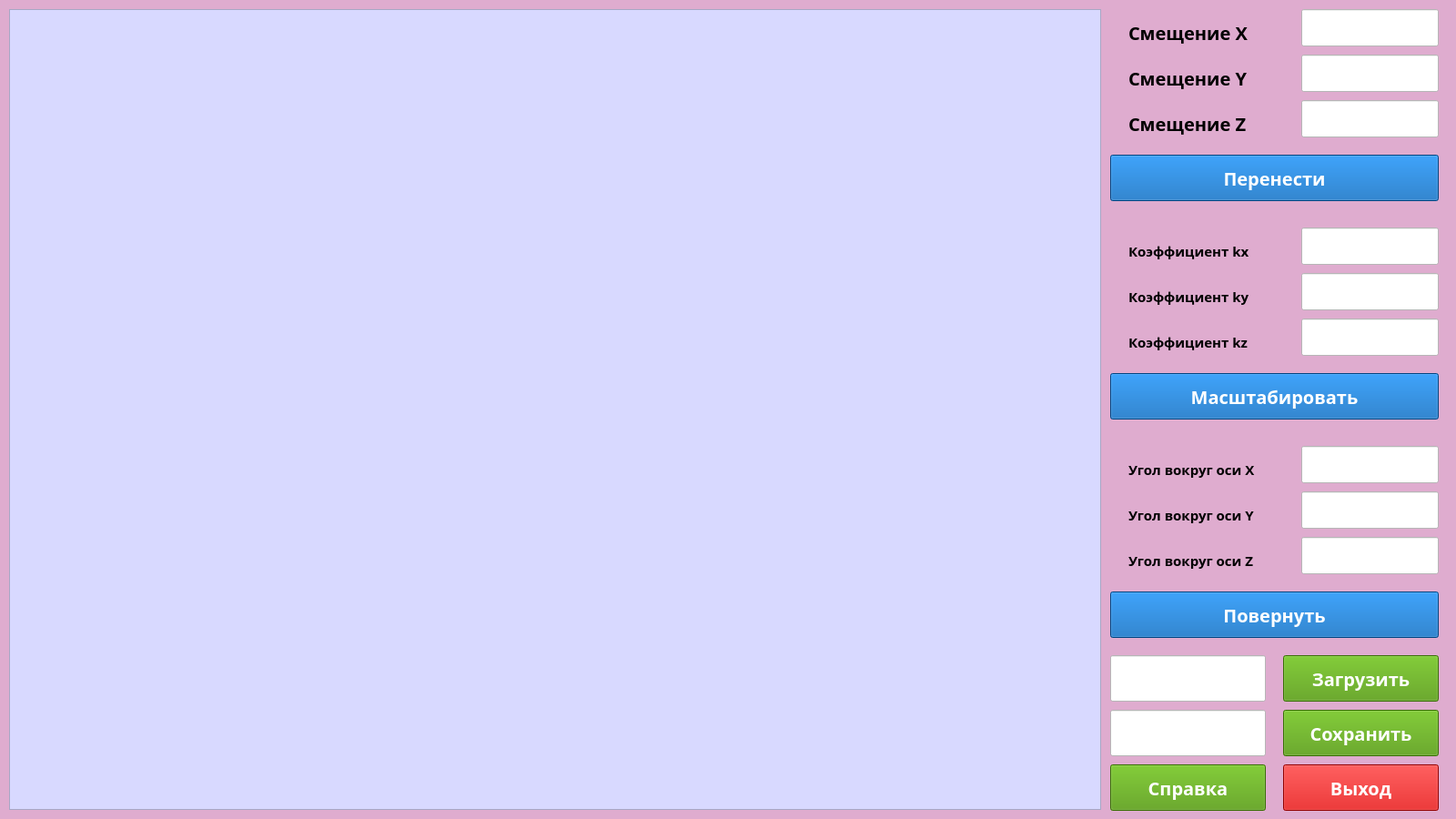
<?xml version="1.0" encoding="UTF-8"?>
<ui version="4.0">
 <class>MainWindow</class>
 <widget class="QMainWindow" name="MainWindow">
  <property name="geometry">
   <rect>
    <x>0</x>
    <y>0</y>
    <width>1600</width>
    <height>900</height>
   </rect>
  </property>
  <property name="windowTitle">
   <string>MainWindow</string>
  </property>
  <property name="styleSheet">
   <string notr="true">background-color: rgb(223, 172, 207);</string>
  </property>
  <widget class="QWidget" name="centralwidget">
   <widget class="QGraphicsView" name="canvas">
    <property name="geometry">
     <rect>
      <x>10</x>
      <y>10</y>
      <width>1200</width>
      <height>880</height>
     </rect>
    </property>
    <property name="styleSheet">
     <string notr="true">background-color: rgb(216, 217, 255);</string>
    </property>
   </widget>
   <widget class="QPushButton" name="exit_btn">
    <property name="geometry">
     <rect>
      <x>1410</x>
      <y>840</y>
      <width>171</width>
      <height>51</height>
     </rect>
    </property>
    <property name="font">
     <font>
      <family>KacstTitle</family>
      <pointsize>15</pointsize>
      <weight>75</weight>
      <bold>true</bold>
     </font>
    </property>
    <property name="styleSheet">
     <string notr="true">background-color: rgb(204, 0, 0);
color: rgb(255, 255, 255);</string>
    </property>
    <property name="text">
     <string>Выход</string>
    </property>
   </widget>
   <widget class="QPushButton" name="save_btn">
    <property name="geometry">
     <rect>
      <x>1410</x>
      <y>780</y>
      <width>171</width>
      <height>51</height>
     </rect>
    </property>
    <property name="font">
     <font>
      <family>KacstTitle</family>
      <pointsize>15</pointsize>
      <weight>75</weight>
      <bold>true</bold>
     </font>
    </property>
    <property name="styleSheet">
     <string notr="true">background-color: rgb(78, 154, 6);
color: rgb(255, 255, 255);</string>
    </property>
    <property name="text">
     <string>Сохранить</string>
    </property>
   </widget>
   <widget class="QPushButton" name="info_btn">
    <property name="geometry">
     <rect>
      <x>1220</x>
      <y>840</y>
      <width>171</width>
      <height>51</height>
     </rect>
    </property>
    <property name="font">
     <font>
      <family>KacstTitle</family>
      <pointsize>15</pointsize>
      <weight>75</weight>
      <bold>true</bold>
     </font>
    </property>
    <property name="styleSheet">
     <string notr="true">background-color: rgb(78, 154, 6);
color: rgb(255, 255, 255);</string>
    </property>
    <property name="text">
     <string>Справка</string>
    </property>
   </widget>
   <widget class="QPushButton" name="load_btn">
    <property name="geometry">
     <rect>
      <x>1410</x>
      <y>720</y>
      <width>171</width>
      <height>51</height>
     </rect>
    </property>
    <property name="font">
     <font>
      <family>KacstTitle</family>
      <pointsize>15</pointsize>
      <weight>75</weight>
      <bold>true</bold>
     </font>
    </property>
    <property name="styleSheet">
     <string notr="true">background-color: rgb(78, 154, 6);
color: rgb(255, 255, 255);</string>
    </property>
    <property name="text">
     <string>Загрузить</string>
    </property>
   </widget>
   <widget class="QPushButton" name="rotate_btn">
    <property name="geometry">
     <rect>
      <x>1220</x>
      <y>650</y>
      <width>361</width>
      <height>51</height>
     </rect>
    </property>
    <property name="font">
     <font>
      <family>KacstTitle</family>
      <pointsize>15</pointsize>
      <weight>75</weight>
      <bold>true</bold>
     </font>
    </property>
    <property name="styleSheet">
     <string notr="true">background-color: rgb(0, 95, 180);
color: rgb(255, 255, 255);</string>
    </property>
    <property name="text">
     <string>Повернуть</string>
    </property>
   </widget>
   <widget class="QPushButton" name="scale_btn">
    <property name="geometry">
     <rect>
      <x>1220</x>
      <y>410</y>
      <width>361</width>
      <height>51</height>
     </rect>
    </property>
    <property name="font">
     <font>
      <family>KacstTitle</family>
      <pointsize>15</pointsize>
      <weight>75</weight>
      <bold>true</bold>
     </font>
    </property>
    <property name="styleSheet">
     <string notr="true">background-color: rgb(0, 95, 180);
color: rgb(255, 255, 255);</string>
    </property>
    <property name="text">
     <string>Масштабировать</string>
    </property>
   </widget>
   <widget class="QPushButton" name="move_btn">
    <property name="geometry">
     <rect>
      <x>1220</x>
      <y>170</y>
      <width>361</width>
      <height>51</height>
     </rect>
    </property>
    <property name="font">
     <font>
      <family>KacstTitle</family>
      <pointsize>15</pointsize>
      <weight>75</weight>
      <bold>true</bold>
     </font>
    </property>
    <property name="styleSheet">
     <string notr="true">background-color: rgb(0, 95, 180);
color: rgb(255, 255, 255);</string>
    </property>
    <property name="text">
     <string>Перенести</string>
    </property>
   </widget>
   <widget class="QLineEdit" name="entry_dx">
    <property name="geometry">
     <rect>
      <x>1430</x>
      <y>10</y>
      <width>151</width>
      <height>41</height>
     </rect>
    </property>
    <property name="font">
     <font>
      <pointsize>15</pointsize>
     </font>
    </property>
    <property name="styleSheet">
     <string notr="true">background-color: rgb(255, 255, 255);</string>
    </property>
   </widget>
   <widget class="QLineEdit" name="entry_dy">
    <property name="geometry">
     <rect>
      <x>1430</x>
      <y>60</y>
      <width>151</width>
      <height>41</height>
     </rect>
    </property>
    <property name="font">
     <font>
      <pointsize>15</pointsize>
     </font>
    </property>
    <property name="styleSheet">
     <string notr="true">background-color: rgb(255, 255, 255);</string>
    </property>
   </widget>
   <widget class="QLineEdit" name="entry_dz">
    <property name="geometry">
     <rect>
      <x>1430</x>
      <y>110</y>
      <width>151</width>
      <height>41</height>
     </rect>
    </property>
    <property name="font">
     <font>
      <pointsize>15</pointsize>
     </font>
    </property>
    <property name="styleSheet">
     <string notr="true">background-color: rgb(255, 255, 255);</string>
    </property>
   </widget>
   <widget class="QLineEdit" name="entry_kx">
    <property name="geometry">
     <rect>
      <x>1430</x>
      <y>250</y>
      <width>151</width>
      <height>41</height>
     </rect>
    </property>
    <property name="font">
     <font>
      <pointsize>15</pointsize>
     </font>
    </property>
    <property name="styleSheet">
     <string notr="true">background-color: rgb(255, 255, 255);</string>
    </property>
   </widget>
   <widget class="QLineEdit" name="entry_kz">
    <property name="geometry">
     <rect>
      <x>1430</x>
      <y>350</y>
      <width>151</width>
      <height>41</height>
     </rect>
    </property>
    <property name="font">
     <font>
      <pointsize>15</pointsize>
     </font>
    </property>
    <property name="styleSheet">
     <string notr="true">background-color: rgb(255, 255, 255);</string>
    </property>
   </widget>
   <widget class="QLineEdit" name="entry_ky">
    <property name="geometry">
     <rect>
      <x>1430</x>
      <y>300</y>
      <width>151</width>
      <height>41</height>
     </rect>
    </property>
    <property name="font">
     <font>
      <pointsize>15</pointsize>
     </font>
    </property>
    <property name="styleSheet">
     <string notr="true">background-color: rgb(255, 255, 255);</string>
    </property>
   </widget>
   <widget class="QLineEdit" name="entry_thx">
    <property name="geometry">
     <rect>
      <x>1430</x>
      <y>490</y>
      <width>151</width>
      <height>41</height>
     </rect>
    </property>
    <property name="font">
     <font>
      <pointsize>15</pointsize>
     </font>
    </property>
    <property name="styleSheet">
     <string notr="true">background-color: rgb(255, 255, 255);</string>
    </property>
   </widget>
   <widget class="QLineEdit" name="entry_thz">
    <property name="geometry">
     <rect>
      <x>1430</x>
      <y>590</y>
      <width>151</width>
      <height>41</height>
     </rect>
    </property>
    <property name="font">
     <font>
      <pointsize>15</pointsize>
     </font>
    </property>
    <property name="styleSheet">
     <string notr="true">background-color: rgb(255, 255, 255);</string>
    </property>
   </widget>
   <widget class="QLineEdit" name="entry_thy">
    <property name="geometry">
     <rect>
      <x>1430</x>
      <y>540</y>
      <width>151</width>
      <height>41</height>
     </rect>
    </property>
    <property name="font">
     <font>
      <pointsize>15</pointsize>
     </font>
    </property>
    <property name="styleSheet">
     <string notr="true">background-color: rgb(255, 255, 255);</string>
    </property>
   </widget>
   <widget class="QLabel" name="label_dx">
    <property name="geometry">
     <rect>
      <x>1240</x>
      <y>20</y>
      <width>151</width>
      <height>31</height>
     </rect>
    </property>
    <property name="font">
     <font>
      <family>KacstTitle</family>
      <pointsize>15</pointsize>
      <weight>75</weight>
      <bold>true</bold>
     </font>
    </property>
    <property name="text">
     <string>Смещение Х</string>
    </property>
   </widget>
   <widget class="QLabel" name="label_dy">
    <property name="geometry">
     <rect>
      <x>1240</x>
      <y>70</y>
      <width>151</width>
      <height>31</height>
     </rect>
    </property>
    <property name="font">
     <font>
      <family>KacstTitle</family>
      <pointsize>15</pointsize>
      <weight>75</weight>
      <bold>true</bold>
     </font>
    </property>
    <property name="text">
     <string>Смещение Y</string>
    </property>
   </widget>
   <widget class="QLabel" name="label_dz">
    <property name="geometry">
     <rect>
      <x>1240</x>
      <y>120</y>
      <width>151</width>
      <height>31</height>
     </rect>
    </property>
    <property name="font">
     <font>
      <family>KacstTitle</family>
      <pointsize>15</pointsize>
      <weight>75</weight>
      <bold>true</bold>
     </font>
    </property>
    <property name="text">
     <string>Смещение Z</string>
    </property>
   </widget>
   <widget class="QLabel" name="label_kx">
    <property name="geometry">
     <rect>
      <x>1240</x>
      <y>260</y>
      <width>151</width>
      <height>31</height>
     </rect>
    </property>
    <property name="font">
     <font>
      <family>KacstTitle</family>
      <pointsize>11</pointsize>
      <weight>75</weight>
      <bold>true</bold>
     </font>
    </property>
    <property name="text">
     <string>Коэффициент kx</string>
    </property>
   </widget>
   <widget class="QLabel" name="label_ky">
    <property name="geometry">
     <rect>
      <x>1240</x>
      <y>310</y>
      <width>151</width>
      <height>31</height>
     </rect>
    </property>
    <property name="font">
     <font>
      <family>KacstTitle</family>
      <pointsize>11</pointsize>
      <weight>75</weight>
      <bold>true</bold>
     </font>
    </property>
    <property name="text">
     <string>Коэффициент ky</string>
    </property>
   </widget>
   <widget class="QLabel" name="label_kz">
    <property name="geometry">
     <rect>
      <x>1240</x>
      <y>360</y>
      <width>151</width>
      <height>31</height>
     </rect>
    </property>
    <property name="font">
     <font>
      <family>KacstTitle</family>
      <pointsize>11</pointsize>
      <weight>75</weight>
      <bold>true</bold>
     </font>
    </property>
    <property name="text">
     <string>Коэффициент kz</string>
    </property>
   </widget>
   <widget class="QLabel" name="label_thx">
    <property name="geometry">
     <rect>
      <x>1240</x>
      <y>500</y>
      <width>151</width>
      <height>31</height>
     </rect>
    </property>
    <property name="font">
     <font>
      <family>KacstTitle</family>
      <pointsize>11</pointsize>
      <weight>75</weight>
      <bold>true</bold>
     </font>
    </property>
    <property name="text">
     <string>Угол вокруг оси Х</string>
    </property>
   </widget>
   <widget class="QLabel" name="label_thy">
    <property name="geometry">
     <rect>
      <x>1240</x>
      <y>550</y>
      <width>151</width>
      <height>31</height>
     </rect>
    </property>
    <property name="font">
     <font>
      <family>KacstTitle</family>
      <pointsize>11</pointsize>
      <weight>75</weight>
      <bold>true</bold>
     </font>
    </property>
    <property name="text">
     <string>Угол вокруг оси Y</string>
    </property>
   </widget>
   <widget class="QLabel" name="label_thz">
    <property name="geometry">
     <rect>
      <x>1240</x>
      <y>600</y>
      <width>151</width>
      <height>31</height>
     </rect>
    </property>
    <property name="font">
     <font>
      <family>KacstTitle</family>
      <pointsize>11</pointsize>
      <weight>75</weight>
      <bold>true</bold>
     </font>
    </property>
    <property name="text">
     <string>Угол вокруг оси Z</string>
    </property>
   </widget>
   <widget class="QLineEdit" name="entry_load">
    <property name="geometry">
     <rect>
      <x>1220</x>
      <y>720</y>
      <width>171</width>
      <height>51</height>
     </rect>
    </property>
    <property name="font">
     <font>
      <pointsize>12</pointsize>
     </font>
    </property>
    <property name="styleSheet">
     <string notr="true">background-color: rgb(255, 255, 255);</string>
    </property>
    <property name="text">
     <string/>
    </property>
    <property name="readOnly">
     <bool>false</bool>
    </property>
   </widget>
   <widget class="QLineEdit" name="entry_save">
    <property name="geometry">
     <rect>
      <x>1220</x>
      <y>780</y>
      <width>171</width>
      <height>51</height>
     </rect>
    </property>
    <property name="font">
     <font>
      <pointsize>12</pointsize>
     </font>
    </property>
    <property name="styleSheet">
     <string notr="true">background-color: rgb(255, 255, 255);</string>
    </property>
    <property name="text">
     <string/>
    </property>
   </widget>
  </widget>
 </widget>
 <resources/>
 <connections/>
</ui>
